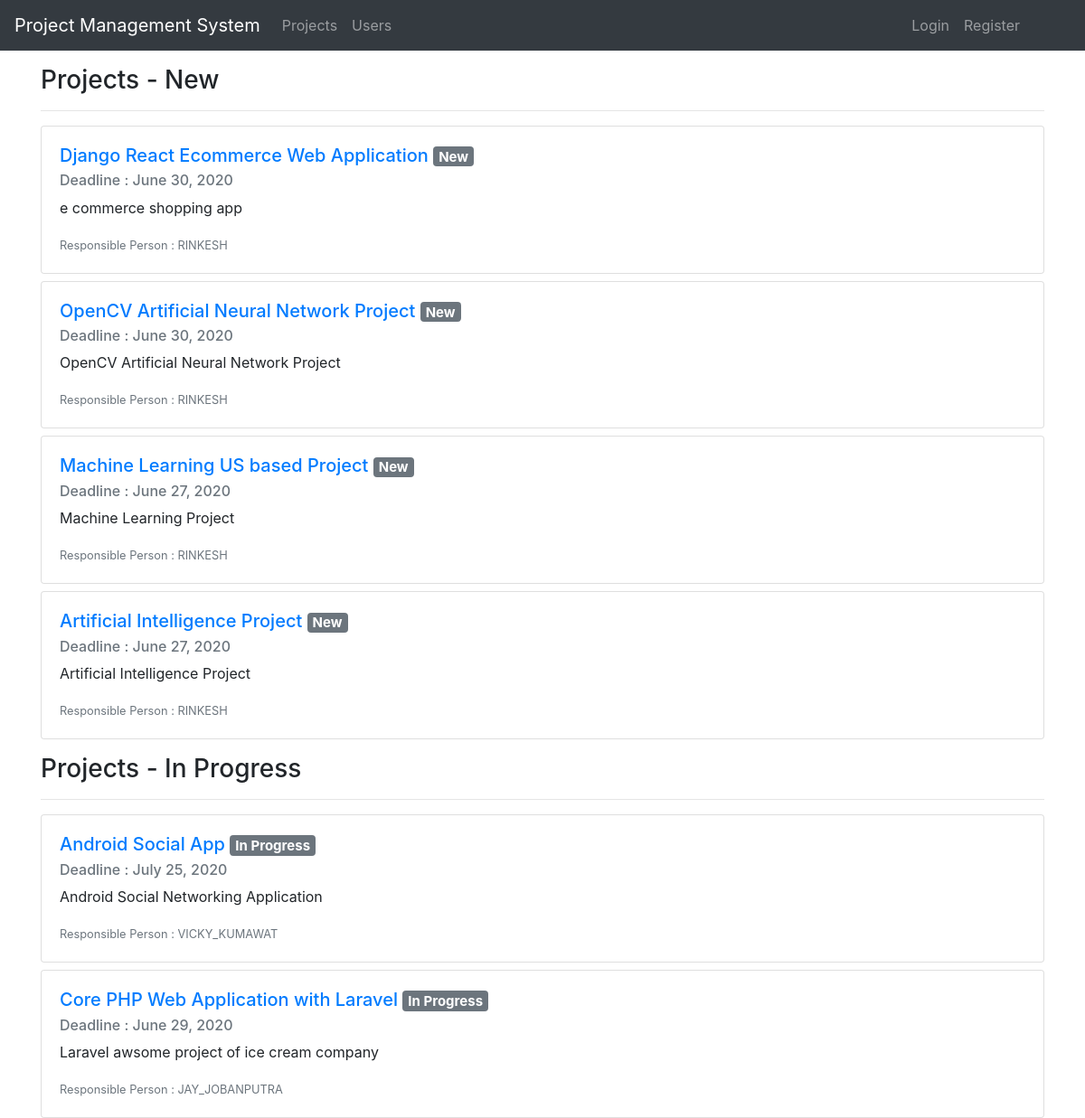
The app's page /, older data.
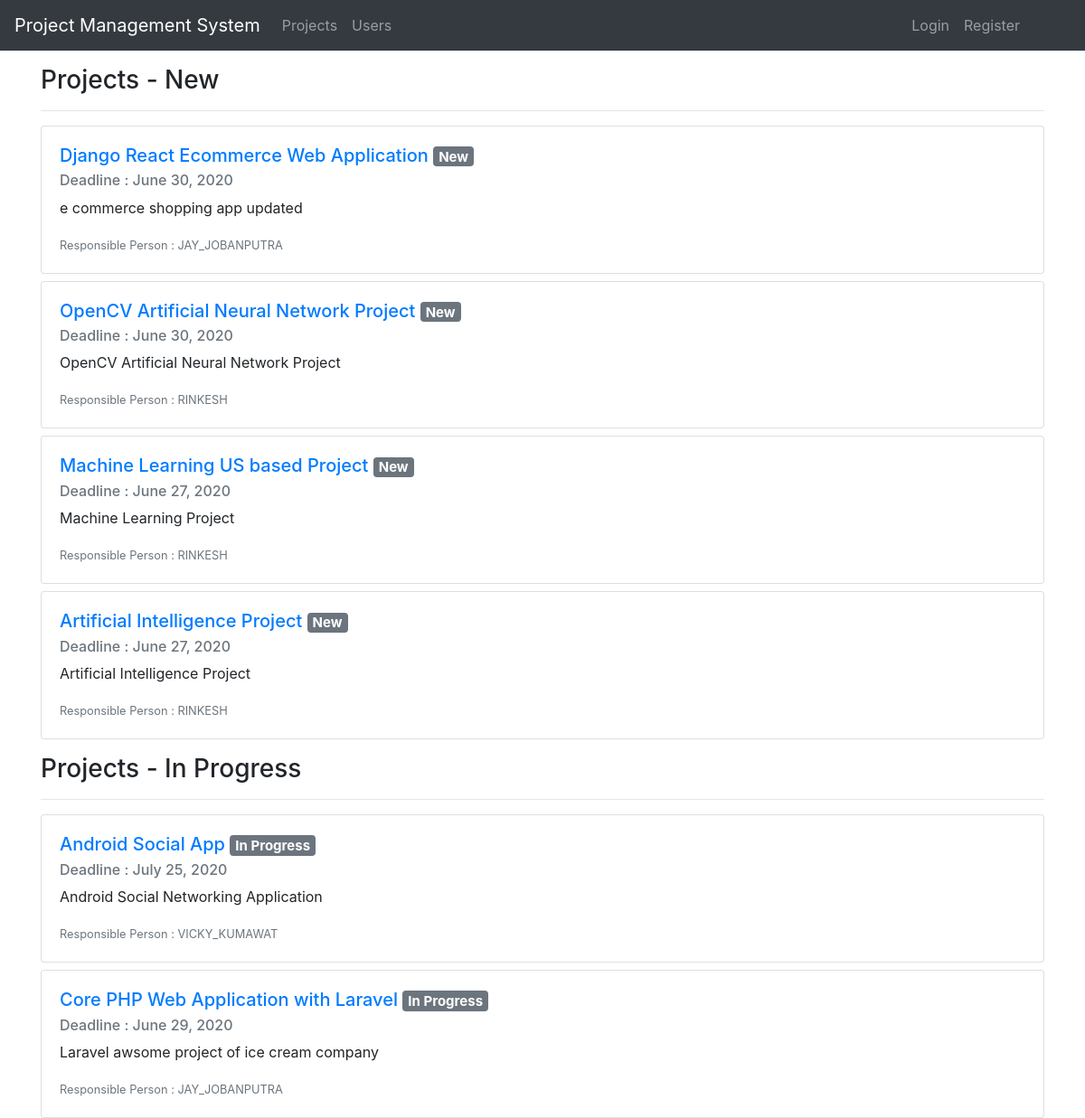
The same page, newer data.
### projects/models.py (models this page shows, shortened)
class Project(models.Model):
    project_name = models.CharField(max_length=200)
    description = models.TextField(blank=True)
    start_date = models.DateField(auto_now_add=True)
    end_date = models.DateField()
    status = models.CharField(max_length=4, choices=status, default=1)
    assign = models.ManyToManyField(User)
    class Meta:
        ordering = ['project_name']

### projects/views.py (the view)
# urls.py: path('', ProjectListView.as_view() , name='projects-list'),
class ProjectListView(ListView):
    model = Project
    template_name = 'projects/projects.html'
    def get_context_data(self, **kwargs):
        context = super().get_context_data(**kwargs)
        context['projects_new'] = Project.objects.filter(status='1').order_by('-end_date')
        context['projects_progress'] = Project.objects.filter(status='2').order_by('-end_date')
        context['projects_completed'] = Project.objects.filter(status='3').order_by('-end_date')
        context['projects_cancelled'] = Project.objects.filter(status='4').order_by('-end_date')
        return context

### projects/templates/projects/projects.html (shortened to what this page needs)
{% extends 'projects/base.html' %}
{% block content %}
    <div class="container">
      {% if projects_new %}
        <h3 class="mt-3">Projects - New</h3><hr>
        {% for project in projects_new %}
            <div class="card mt-2">
              <div class="card-body">
                  <h5 class="card-title"><a href="{% url 'project-detail' project.id %}" class="text-decoration-none">{{ project.project_name }}</a>
                      {% if project.status == '1' %}
                        <span class="badge badge-secondary">New</span>
                      {% elif project.status == '2' %}
                        <span class="badge badge-secondary">In Progress</span>
                      {% elif project.status == '3' %}
                        <span class="badge badge-secondary">Completed</span>
                      {% else %}
                        <span class="badge badge-secondary">Cancelled</span>
                      {% endif %}
                  </h5>
                  <h6 class="card-subtitle mb-2 text-muted">Deadline : {{ project.end_date }}</h6>
                  <p class="card-text">{{ project.description }}</p>
                  <p class="card-text"><small class="text-muted">Responsible Person : {{ project.assign.all|join:', '|upper }}</small></p>
              </div>
            </div>
        {% endfor %}
        {% endif %}
        {% if projects_progress %}
        <h3 class="mt-3">Projects - In Progress</h3><hr>
        {% for project in projects_progress %}
            <div class="card mt-2">
              <div class="card-body">
                <h5 class="card-title"><a href="{% url 'project-detail' project.id %}" class="text-decoration-none">{{ project.project_name }}</a>
                      {% if project.status == '1' %}
                        <span class="badge badge-secondary">New</span>
                      {% elif project.status == '2' %}
                        <span class="badge badge-secondary">In Progress</span>
                      {% elif project.status == '3' %}
                        <span class="badge badge-secondary">Completed</span>
                      {% else %}
                        <span class="badge badge-secondary">Cancelled</span>
                      {% endif %}
                  </h5>
                  <h6 class="card-subtitle mb-2 text-muted">Deadline : {{ project.end_date }}</h6>
                  <p class="card-text">{{ project.description }}</p>
                  <p class="card-text"><small class="text-muted">Responsible Person : {{ project.assign.all|join:', '|upper }}</small></p>
              </div>
            </div>
        {% endfor %}
        {% endif %}
    </div>
{% endblock content %}

Row changes from the older to the newer data that the page shows:
changed Project "Django React Ecommerce Web Application": description "e commerce shopping app" → "e commerce shopping app updated"; assign.all "RINKESH" → "JAY_JOBANPUTRA"
